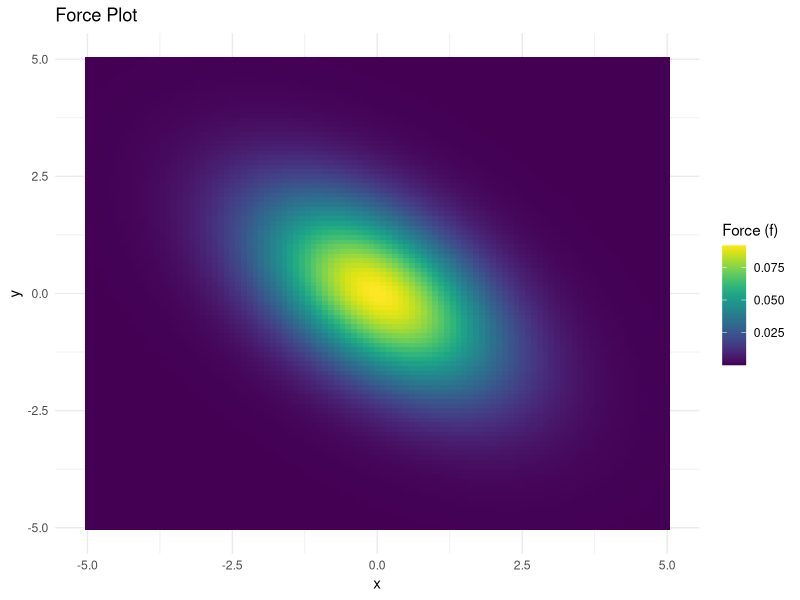
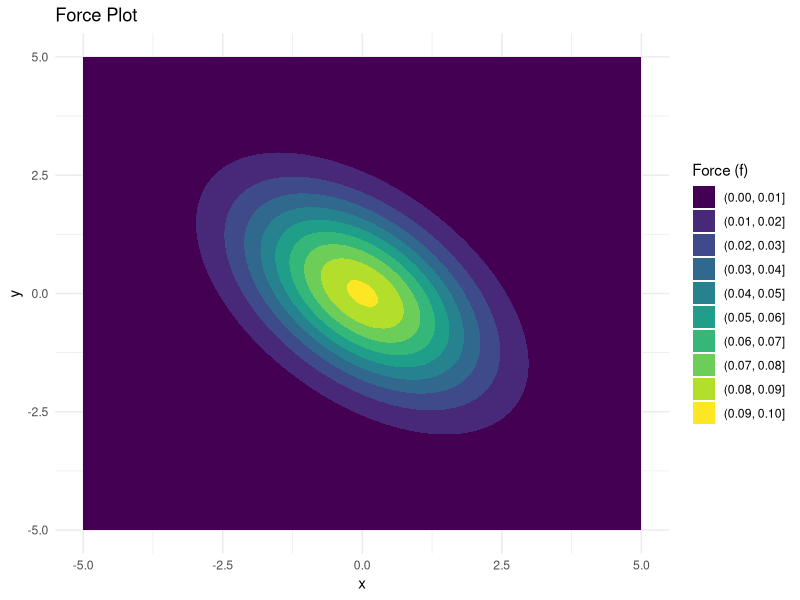

Write R code to recreate these figures, in order.
# Load necessary libraries
library(tidyverse)
library(ggplot2)
library(viridis)

library(mnormt)

x     <- seq(-5, 5, 0.1) 
y     <- seq(-5, 5, 0.1)
mu    <- c(0, 0)
sigma <- matrix(c(2, -1, -1, 2), nrow = 2)
f     <- function(x, y) dmnorm(cbind(x, y), mu, sigma)
z     <- outer(x, y, f)

bvn <- tibble(x = x, y = y) %>% 
  expand.grid() %>% 
  mutate(z = dmnorm(cbind(x, y), mu, sigma))

ggplot(bvn, aes(x = x, y = y, fill = z)) +
  geom_tile() +
  scale_fill_viridis() +
  labs(title = "Force Plot",
       x = "x",
       y = "y",
       fill = "Force (f)") +
  theme_minimal() +
  theme(legend.position = "right")

ggplot(bvn, aes(x = x, y = y, z = z)) +
  geom_contour_filled() +
  labs(title = "Force Plot",
       x = "x",
       y = "y",
       fill = "Force (f)") +
  theme_minimal() +
  theme(legend.position = "right")
